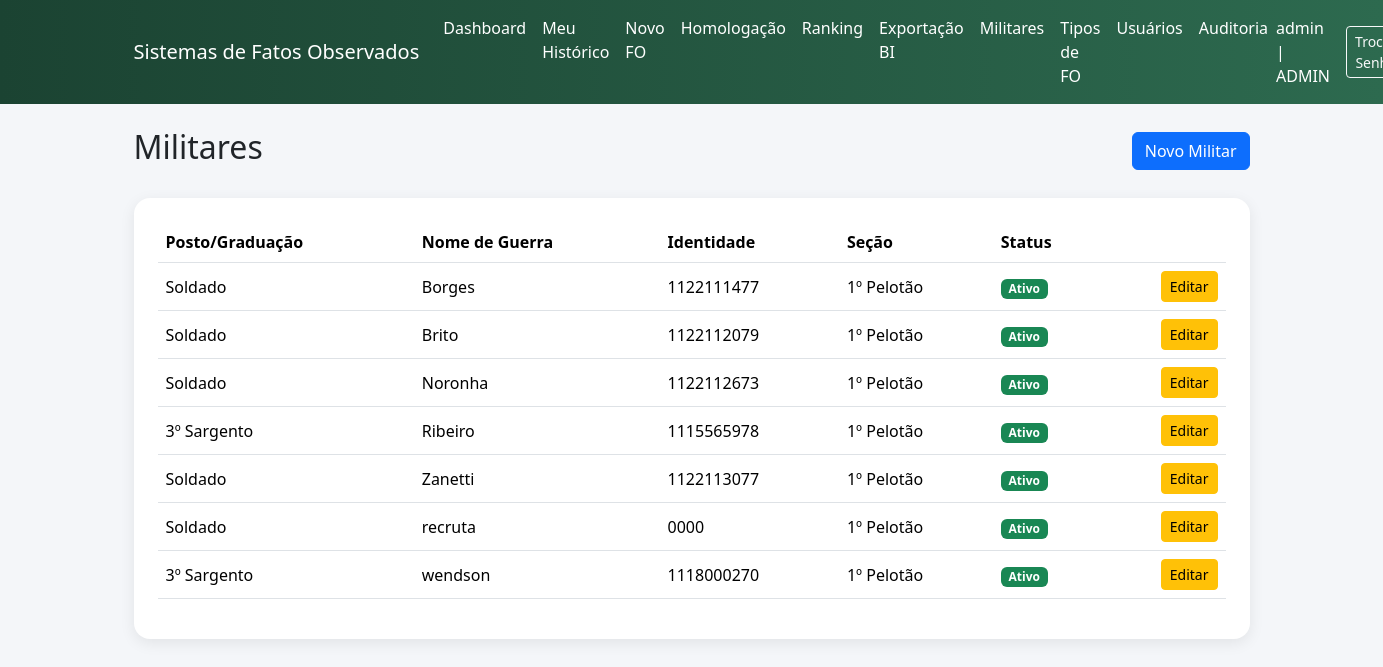
/fo/admin/militares (signed in), run on the app's committed database.
### app/fo/models.py (models this page shows)
class Usuario(db.Model, UserMixin):
    __tablename__ = "usuarios"
    id = db.Column(db.Integer, primary_key=True)
    username = db.Column(db.String(80), unique=True, nullable=False)
    senha_hash = db.Column(db.String(128), nullable=False)
    perfil = db.Column(
        db.String(20),
        nullable=False,
        default="USUARIO"
    )
    militar_id = db.Column(
        db.Integer,
        db.ForeignKey("militares.id", ondelete="RESTRICT"),
        nullable=True
    )
    militar = db.relationship("Militar")

class Militar(db.Model):
    __tablename__ = "militares"
    id = db.Column(db.Integer, primary_key=True)
    nome_guerra = db.Column(db.String(120), nullable=False)
    identidade_militar = db.Column(db.String(30), unique=True, nullable=False)
    id_posto_graduacao = db.Column(
        db.Integer,
        db.ForeignKey("posto_graduacao.id", ondelete="RESTRICT"),
        nullable=False
    )
    data_de_praca = db.Column(db.Date, nullable=False)
    id_secao = db.Column(
        db.Integer,
        db.ForeignKey("secoes.id", ondelete="RESTRICT"),
        nullable=False
    )
    foto_url = db.Column(db.String(255), nullable=True)
    ativo = db.Column(db.Boolean, default=True, nullable=False)
    posto_graduacao = db.relationship("PostoGraduacao")
    secao = db.relationship("Secao")

class PostoGraduacao(db.Model):
    __tablename__ = 'posto_graduacao'
    id = db.Column(db.Integer, primary_key=True)
    nome = db.Column(db.String(80), nullable=False)

class Secao(db.Model):
    __tablename__ = 'secoes'
    id = db.Column(db.Integer, primary_key=True)
    nome = db.Column(db.String(120), nullable=False)

### app/fo/routes.py (the view)
@fo_bp.route("/admin/militares")
@login_required
@perfil_permitido("CADASTRADOR")
def admin_militares():
    militares = Militar.query.order_by(Militar.nome_guerra.asc()).all()
    return render_template("fo/admin_militares.html", militares=militares)

### app/fo/permissions.py (called while the page is built)
def perfil_permitido(*perfis):
    def decorator(func):
        @wraps(func)
        def wrapper(*args, **kwargs):
            if not current_user.is_authenticated:
                flash("Faça login para acessar o sistema.", "warning")
                return redirect(url_for("auth.login"))
            if current_user.perfil not in perfis and current_user.perfil != "ADMIN":
                flash("Você não possui permissão para acessar esta área.", "danger")
                if request.referrer:
                    return redirect(request.referrer)
                return redirect(url_for("index"))
            return func(*args, **kwargs)
        return wrapper
    return decorator

### app/templates/fo/admin_militares.html (shortened to what this page needs)
{% extends "base.html" %}
{% block content %}
<div class="d-flex justify-content-between align-items-center mb-4">
    <h2>Militares</h2>
    <a href="{{ url_for('fo.admin_militar_novo') }}"
       class="btn btn-primary">
        Novo Militar
    </a>
</div>
<div class="card card-glass p-4">
    <table class="table table-hover align-middle">
        <thead>
            <tr>
                <th>Posto/Graduação</th>
                <th>Nome de Guerra</th>
                <th>Identidade</th>
                <th>Seção</th>
                <th>Status</th>
                <th></th>
            </tr>
        </thead>
        <tbody>
            {% for militar in militares %}
            <tr>
                <td>{{ militar.posto_graduacao.nome }}</td>
                <td>{{ militar.nome_guerra }}</td>
                <td>{{ militar.identidade_militar }}</td>
                <td>{{ militar.secao.nome if militar.secao else "-" }}</td>
                <td>
                {% if militar.ativo %}
                <span class="badge bg-success">Ativo</span>
                {% else %}
                <span class="badge bg-secondary">Inativo</span>
                {% endif %}
                </td>
                <td class="text-end">
                    <a href="{{ url_for('fo.admin_militar_editar', militar_id=militar.id) }}"
                       class="btn btn-sm btn-warning">
                        Editar
                    </a>
                </td>
            </tr>
            {% endfor %}
        </tbody>
    </table>
</div>
{% endblock %}

### app/templates/base.html (shortened to what this page needs)
<!DOCTYPE html>
<html lang="pt-BR">
<head>
    <link href="https://cdn.jsdelivr.net/npm/bootstrap@5.3.3/dist/css/bootstrap.min.css" rel="stylesheet">
</head>
<body>
<nav class="navbar navbar-expand-lg navbar-dark navbar-custom mb-4">
    <div class="container">
        <a class="navbar-brand"
            href="{{ url_for('fo.dashboard' )}}">
        Sistemas de Fatos Observados
        </a>
        <div class="collapse navbar-collapse"
            id="navbarNav">
            {% if current_user.is_authenticated %}
            <ul class="navbar-nav me-auto">
                <li class="nav-item">
                    <a class="nav-link" href="{{ url_for('fo.dashboard') }}">
                        Dashboard
                    </a>
                </li>
                {% if current_user.perfil in ["USUARIO", "LANCADOR", "ADMIN"] %}
                    <li class="nav-item">
                        <a class="nav-link" href="{{ url_for('fo.meu_historico') }}">
                            Meu Histórico
                        </a>
                    </li>
                {% endif %}
                {% if current_user.perfil in ["LANCADOR", "HOMOLOGADOR", "ADMIN"] %}
                    <li class="nav-item">
                        <a class="nav-link" href="{{ url_for('fo.novo_fo') }}">
                            Novo FO
                        </a>
                    </li>
                    <li class="nav-item">
                        <a class="nav-link" href="{{ url_for('fo.homologacao') }}">
                            Homologação
                        </a>
                    </li>
                {% endif %}
                {% if current_user.perfil in ["USUARIO", "LANCADOR", "HOMOLOGADOR", "ADMIN"] %}
                    <li class="nav-item">
                        <a class="nav-link" href="{{ url_for('fo.ranking') }}">
                            Ranking
                        </a>
                    </li>
                {% endif %}
                {% if current_user.perfil in ["BOLETIM", "ADMIN"] %}
                    <li class="nav-item">
                        <a class="nav-link" href="{{ url_for('fo.exportacao') }}">
                            Exportação BI
                        </a>
                    </li>
                {% endif %}
                {% if current_user.perfil in ["CADASTRADOR", "ADMIN"] %}
                    <li class="nav-item">
                        <a class="nav-link" href="{{ url_for('fo.admin_militares') }}">
                            Militares
                        </a>
                    </li>
                {% endif %}
                {% if current_user.perfil == "ADMIN" %}
                    <li class="nav-item">
                        <a class="nav-link" href="{{ url_for('fo.admin_tipos') }}">
                            Tipos de FO
                        </a>
                    </li>
                    <li class="nav-item">
                        <a class="nav-link" href="{{ url_for('fo.admin_usuarios') }}">
                            Usuários
                        </a>
                    </li>
                    <li class="nav-item">
                        <a class="nav-link" href="{{ url_for('fo.admin_auditoria') }}">
                            Auditoria
                        </a>
                    </li>
                {% endif %}
            </ul>
            <div class="d-flex align-items-center gap-3">
                <span class="navbar-text">
                    {{ current_user.username }} | {{ current_user.perfil }}
                </span>
                <a class="btn btn-outline-light btn-sm"
                href="{{ url_for('auth.trocar_senha') }}">
                Trocar Senha
                </a>
            </div>
            {% endif %}
        </div>
    </div>
</nav>
<div class="toast-container position-fixed top-0 end-0 p-3"
     style="z-index: 9999;">
</div>
<main class="container">
    {% block content %}{% endblock %}
</main>
</body>
</html>

### app/templates/base.html (style rules this page uses)
body { background: #f4f6f9; }
.navbar-custom { background: linear-gradient(90deg, #1b4332, #2d6a4f); }
.navbar-brand, .nav-link, .navbar-text { color:white !important; }
.card-glass { border-radius: 16px; border:none; box-shadow: 0 4px 15px rgba(0,0,0,0.08); }

### data on the page
Usuario: username "admin", perfil "ADMIN"
Militar: posto_graduacao.nome "Soldado", nome_guerra "Borges", identidade_militar "1122111477", secao "1º Pelotão", ativo "Ativo"
Militar: posto_graduacao.nome "Soldado", nome_guerra "Brito", identidade_militar "1122112079", secao "1º Pelotão", ativo "Ativo"
Militar: posto_graduacao.nome "Soldado", nome_guerra "Noronha", identidade_militar "1122112673", secao "1º Pelotão", ativo "Ativo"
Militar: posto_graduacao.nome "3º Sargento", nome_guerra "Ribeiro", identidade_militar "1115565978", secao "1º Pelotão", ativo "Ativo"
Militar: posto_graduacao.nome "Soldado", nome_guerra "Zanetti", identidade_militar "1122113077", secao "1º Pelotão", ativo "Ativo"
Militar: posto_graduacao.nome "Soldado", nome_guerra "recruta", identidade_militar "0000", secao "1º Pelotão", ativo "Ativo"
Militar: posto_graduacao.nome "3º Sargento", nome_guerra "wendson", identidade_militar "1118000270", secao "1º Pelotão", ativo "Ativo"
